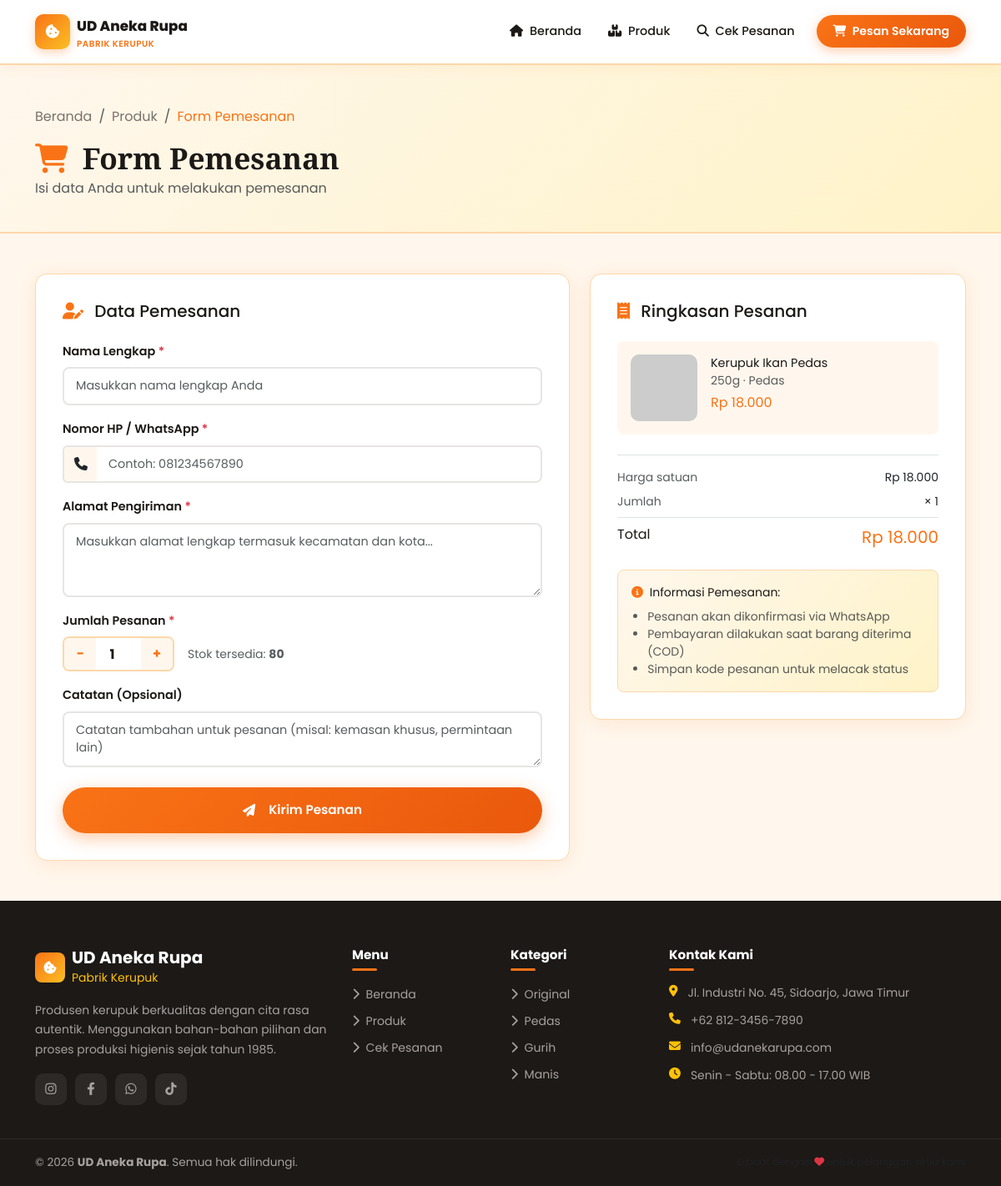
The app's page /pesan.php?id=2 with its own data.
### tables this page shows
CREATE TABLE produk (
    id INT AUTO_INCREMENT PRIMARY KEY,
    nama_produk VARCHAR(150) NOT NULL,
    deskripsi TEXT,
    harga DECIMAL(10,2) NOT NULL,
    stok INT NOT NULL DEFAULT 0,
    berat_gram INT COMMENT 'Berat per kemasan dalam gram',
    gambar VARCHAR(255),
    kategori ENUM('original','pedas','manis','gurih') DEFAULT 'original',
    status ENUM('aktif','nonaktif') DEFAULT 'aktif',
    created_at TIMESTAMP DEFAULT CURRENT_TIMESTAMP,
    updated_at TIMESTAMP DEFAULT CURRENT_TIMESTAMP ON UPDATE CURRENT_TIMESTAMP
);

### config/config.php (called while the page is built, shortened)
<?php
function formatRupiah($angka) {
    return 'Rp ' . number_format($angka, 0, ',', '.');
}

### pesan.php (the view, shortened to what this page needs)
<?php
require_once 'config/config.php';
$id  = isset($_GET['id'])  ? (int)$_GET['id']  : 0;
$qty = isset($_GET['qty']) ? max(1, (int)$_GET['qty']) : 1;
$stmt = $conn->prepare("SELECT * FROM produk WHERE id = ? AND status = 'aktif'");
$stmt->bind_param('i', $id);
$stmt->execute();
$produk = $stmt->get_result()->fetch_assoc();
include 'includes/header.php';
?>
<section class="page-hero">
    <div class="container">
        <nav aria-label="breadcrumb" class="mb-3">
            <ol class="breadcrumb">
                <li class="breadcrumb-item"><a href="<?= APP_URL ?>">Beranda</a></li>
                <li class="breadcrumb-item"><a href="produk.php">Produk</a></li>
                <li class="breadcrumb-item active">Form Pemesanan</li>
            </ol>
        </nav>
        <h1 class="mb-1"><i class="fa-solid fa-cart-shopping me-2" style="color:var(--primary)!important;"></i> Form Pemesanan</h1>
        <p class="text-muted mb-0">Isi data Anda untuk melakukan pemesanan</p>
    </div>
</section>
<section class="py-5" style="background:var(--light-bg);">
    <div class="container">
        <div class="row g-4 justify-content-center">
            <div class="col-lg-7">
                <div class="form-card">
                    <h5 class="fw-700 mb-4">
                        <i class="fa-solid fa-user-pen me-2" style="color:var(--primary);"></i>
                        Data Pemesanan
                    </h5>
                    <form method="POST" action="pesan.php?id=<?= $produk['id'] ?>" id="formPesan" onsubmit="return validateForm('formPesan')">
                        <div class="mb-3">
                            <label class="form-label">Nama Lengkap <span class="text-danger">*</span></label>
                            <input type="text"
                                   name="nama_pelanggan"
                                   class="form-control"
                                   placeholder="Masukkan nama lengkap Anda"
                                   value="<?= htmlspecialchars($_POST['nama_pelanggan'] ?? '') ?>"
                                   required>
                        </div>
                        <div class="mb-3">
                            <label class="form-label">Nomor HP / WhatsApp <span class="text-danger">*</span></label>
                            <div class="input-group">
                                <span class="input-group-text" style="border:2px solid #E7E5E4;border-right:0;background:var(--light-bg);">
                                    <i class="fa-solid fa-phone"></i>
                                </span>
                                <input type="tel"
                                       name="no_hp"
                                       class="form-control"
                                       style="border-left:0;"
                                       placeholder="Contoh: 081234567890"
                                       value="<?= htmlspecialchars($_POST['no_hp'] ?? '') ?>"
                                       required>
                            </div>
                        </div>
                        <div class="mb-3">
                            <label class="form-label">Alamat Pengiriman <span class="text-danger">*</span></label>
                            <textarea name="alamat"
                                      class="form-control"
                                      rows="3"
                                      placeholder="Masukkan alamat lengkap termasuk kecamatan dan kota..."
                                      required><?= htmlspecialchars($_POST['alamat'] ?? '') ?></textarea>
                        </div>
                        <div class="mb-3">
                            <label class="form-label">Jumlah Pesanan <span class="text-danger">*</span></label>
                            <div class="d-flex align-items-center gap-3">
                                <div class="qty-control">
                                    <button class="qty-btn" type="button" onclick="changeQty('minus')">−</button>
                                    <input type="number"
                                           name="jumlah"
                                           id="jumlah"
                                           class="qty-input"
                                           value="<?= isset($_POST['jumlah']) ? (int)$_POST['jumlah'] : $qty ?>"
                                           min="1"
                                           max="<?= $produk['stok'] ?>"
                                           oninput="updateTotal()"
                                           required>
                                    <button class="qty-btn" type="button" onclick="changeQty('plus')">+</button>
                                </div>
                                <small class="text-muted">Stok tersedia: <strong><?= $produk['stok'] ?></strong></small>
                            </div>
                        </div>
                        <div class="mb-4">
                            <label class="form-label">Catatan (Opsional)</label>
                            <textarea name="catatan"
                                      class="form-control"
                                      rows="2"
                                      placeholder="Catatan tambahan untuk pesanan (misal: kemasan khusus, permintaan lain)"><?= htmlspecialchars($_POST['catatan'] ?? '') ?></textarea>
                        </div>
                        <button type="submit" class="btn-primary-custom w-100 justify-content-center py-3" style="display:flex;">
                            <i class="fa-solid fa-paper-plane me-2"></i>
                            Kirim Pesanan
                        </button>
                    </form>
                </div>
            </div>
            <div class="col-lg-5">
                <div class="form-card">
                    <h5 class="fw-700 mb-4">
                        <i class="fa-solid fa-receipt me-2" style="color:var(--primary);"></i>
                        Ringkasan Pesanan
                    </h5>
                    <div class="d-flex gap-3 mb-4 p-3 rounded-3" style="background:var(--light-bg);">
                        <div style="width:80px;height:80px;border-radius:10px;overflow:hidden;flex-shrink:0;">
                            <?php
                            $img = !empty($produk['gambar']) && file_exists("assets/images/produk/{$produk['gambar']}")
                                ? "assets/images/produk/{$produk['gambar']}"
                                : "https://placehold.co/120x120/FFF7ED/F97316?text=IMG";
                            ?>
                            <img src="<?= $img ?>" alt="" style="width:100%;height:100%;object-fit:cover;">
                        </div>
                        <div>
                            <div class="fw-700" style="font-size:.9rem;"><?= htmlspecialchars($produk['nama_produk']) ?></div>
                            <div class="text-muted small mb-1"><?= $produk['berat_gram'] ?>g · <?= ucfirst($produk['kategori']) ?></div>
                            <div class="fw-800" style="color:var(--primary);"><?= formatRupiah($produk['harga']) ?></div>
                        </div>
                    </div>
                    <div class="border-top pt-3">
                        <div class="d-flex justify-content-between mb-2 text-muted small">
                            <span>Harga satuan</span>
                            <span class="fw-600 text-dark"><?= formatRupiah($produk['harga']) ?></span>
                        </div>
                        <div class="d-flex justify-content-between mb-2 text-muted small">
                            <span>Jumlah</span>
                            <span class="fw-600 text-dark" id="qty-display">× 1</span>
                        </div>
                        <div class="d-flex justify-content-between border-top pt-2 mt-2">
                            <span class="fw-700">Total</span>
                            <span class="fw-800 fs-5" style="color:var(--primary);" id="total_display"><?= formatRupiah($produk['harga']) ?></span>
                        </div>
                    </div>
                    <div class="mt-4 p-3 rounded-3" style="background:linear-gradient(135deg,var(--light-bg),#FEF3C7);border:1px solid var(--primary-light);">
                        <p class="mb-2 small fw-600"><i class="fa-solid fa-info-circle me-1" style="color:var(--primary);"></i> Informasi Pemesanan:</p>
                        <ul class="mb-0 small text-muted" style="padding-left:1.2rem;">
                            <li>Pesanan akan dikonfirmasi via WhatsApp</li>
                            <li>Pembayaran dilakukan saat barang diterima (COD)</li>
                            <li>Simpan kode pesanan untuk melacak status</li>
                        </ul>
                    </div>
                </div>
            </div>
        </div>
    </div>
</section>
<?php
include 'includes/footer.php';
?>

### assets/css/style.css (style rules this page uses)
:root { --primary: #F97316; --primary-dark: #EA580C; --primary-light: #FED7AA; --secondary: #FBBF24; --dark: #1C1917; --dark-soft: #292524; --gray: #78716C; --light-bg: #FFF7ED; --white: #FFFFFF; --success: #22C55E; --info: #3B82F6; --radius: 14px; --radius-sm: 8px; --shadow: 0 4px 24px rgba(249,115,22,0.12); --shadow-lg: 0 8px 40px rgba(249,115,22,0.18); --transition: all 0.3s ease; }
* { box-sizing: border-box; }
body { font-family: 'Poppins', sans-serif; background-color: var(--white); color: var(--dark); overflow-x: hidden; }
a { text-decoration: none; color: inherit; }
img { max-width: 100%; }
.btn-primary-custom { background: linear-gradient(135deg, var(--primary), var(--primary-dark)); color: white; padding: 13px 28px; border-radius: 50px; font-weight: 600; font-size: 0.95rem; border: none; box-shadow: 0 6px 20px rgba(249,115,22,0.38); transition: var(--transition); display: inline-flex; align-items: center; gap: 8px; }
.form-card { background: white; border-radius: var(--radius); padding: 32px; box-shadow: var(--shadow); border: 1px solid var(--primary-light); }
.form-label { font-weight: 600; font-size: 0.9rem; color: var(--dark); }
.form-control, .form-select { border: 2px solid #E7E5E4; border-radius: var(--radius-sm); padding: 10px 14px; font-size: 0.9rem; transition: var(--transition); }
.page-hero { background: linear-gradient(135deg, var(--light-bg), #FEF3C7); padding: 50px 0 40px; border-bottom: 2px solid var(--primary-light); }
.page-hero h1 { font-family: 'Playfair Display', serif; font-weight: 700; font-size: clamp(1.6rem, 3vw, 2.2rem); }
.breadcrumb-item.active { color: var(--primary); }
.breadcrumb-item a { color: var(--gray); }
.qty-control { display: flex; align-items: center; gap: 0; border: 2px solid var(--primary-light); border-radius: var(--radius-sm); overflow: hidden; width: fit-content; }
.qty-btn { width: 38px; height: 38px; background: var(--light-bg); border: none; font-size: 1rem; color: var(--primary); font-weight: 700; cursor: pointer; transition: var(--transition); }
.qty-input { width: 54px; height: 38px; border: none; text-align: center; font-weight: 700; font-size: 1rem; outline: none; color: var(--dark); }

### records on screen
produk: jumlah "1", stok "80", nama_produk "Kerupuk Ikan Pedas", berat_gram "250", kategori "Pedas", harga "Rp 18.000"
